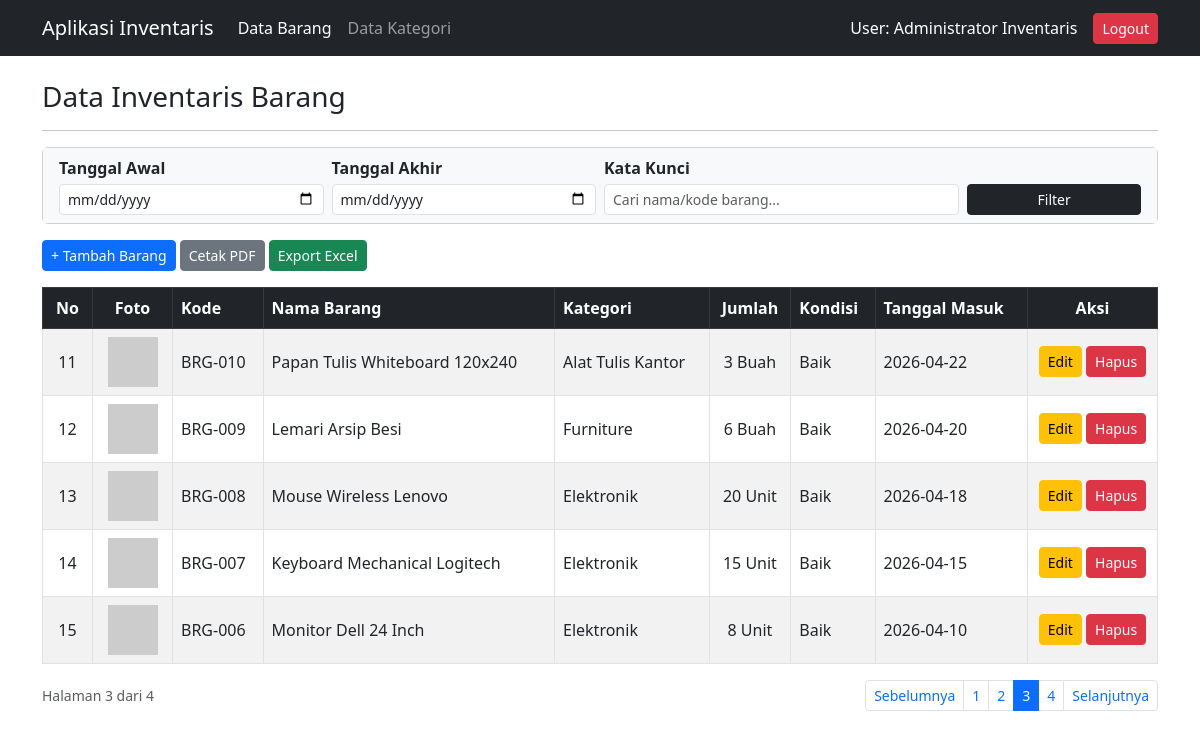
The page /index.php?halaman=3 (signed in) on the database its author committed.
### tables this page shows
CREATE TABLE IF NOT EXISTS `barang` (
  `id_barang` INT AUTO_INCREMENT PRIMARY KEY,
  `kode_barang` VARCHAR(30) NOT NULL UNIQUE,
  `nama_barang` VARCHAR(150) NOT NULL,
  `id_kategori` INT NOT NULL,
  `jumlah` INT NOT NULL DEFAULT 0,
  `satuan` VARCHAR(30) NOT NULL,
  `kondisi` ENUM('Baik', 'Rusak Ringan', 'Rusak Berat') NOT NULL DEFAULT 'Baik',
  `foto` VARCHAR(255) DEFAULT NULL,
  `tanggal_masuk` DATE NOT NULL,
  FOREIGN KEY (`id_kategori`) REFERENCES `kategori`(`id_kategori`) ON DELETE CASCADE ON UPDATE CASCADE
);

CREATE TABLE IF NOT EXISTS `kategori` (
  `id_kategori` INT AUTO_INCREMENT PRIMARY KEY,
  `nama_kategori` VARCHAR(100) NOT NULL,
  `keterangan` VARCHAR(255) DEFAULT NULL
);

### config/koneksi.php (called while the page is built, shortened)
<?php
function e($string) {
    return htmlspecialchars($string ?? '', ENT_QUOTES, 'UTF-8');
}
?>

### index.php (the view, shortened to what this page needs)
<?php
require_once 'config/koneksi.php';
$limit = 5;
$halaman = isset($_GET['halaman']) ? max(1, intval($_GET['halaman'])) : 1;
$offset = ($halaman - 1) * $limit;
$keyword = isset($_GET['cari']) ? trim($_GET['cari']) : '';
$tgl_awal = isset($_GET['tgl_awal']) ? trim($_GET['tgl_awal']) : '';
$tgl_akhir = isset($_GET['tgl_akhir']) ? trim($_GET['tgl_akhir']) : '';
$where = "WHERE 1=1";
$query_count = "SELECT COUNT(*) as total FROM barang b JOIN kategori k ON b.id_kategori = k.id_kategori $where";
$res_count = mysqli_query($koneksi, $query_count);
$total_data = mysqli_fetch_assoc($res_count)['total'];
$query = "SELECT b.*, k.nama_kategori
          FROM barang b
          JOIN kategori k ON b.id_kategori = k.id_kategori
          $where
          ORDER BY b.id_barang DESC
          LIMIT $limit OFFSET $offset";
$result_barang = mysqli_query($koneksi, $query);
$total_halaman = ceil($total_data / $limit);
$param_url = "";
?>
<!DOCTYPE html>
<html lang="id">
<head>
    <link href="https://cdn.jsdelivr.net/npm/bootstrap@5.3.0/dist/css/bootstrap.min.css" rel="stylesheet">
</head>
<body>
<nav class="navbar navbar-expand-lg navbar-dark bg-dark">
  <div class="container">
    <a class="navbar-brand" href="index.php">Aplikasi Inventaris</a>
    <div class="collapse navbar-collapse" id="navbarNav">
      <ul class="navbar-nav me-auto">
        <li class="nav-item">
          <a class="nav-link active" href="index.php">Data Barang</a>
        </li>
        <li class="nav-item">
          <a class="nav-link" href="kategori.php">Data Kategori</a>
        </li>
      </ul>
      <div class="d-flex align-items-center text-white">
        <span class="me-3">User: <?= e($_SESSION['nama_lengkap']); ?></span>
        <a href="logout.php" class="btn btn-danger btn-sm" onclick="return confirm('Yakin ingin logout?')">Logout</a>
      </div>
    </div>
  </div>
</nav>
<div class="container my-4">
    <h3>Data Inventaris Barang</h3>
    <hr>
    <div class="card mb-3">
        <div class="card-body py-2 bg-light">
            <form action="index.php" method="GET" class="row g-2 align-items-end">
                <div class="col-md-3">
                    <label class="form-label form-label-sm mb-1 fw-bold">Tanggal Awal</label>
                    <input type="date" name="tgl_awal" class="form-control form-control-sm" value="<?= e($tgl_awal); ?>">
                </div>
                <div class="col-md-3">
                    <label class="form-label form-label-sm mb-1 fw-bold">Tanggal Akhir</label>
                    <input type="date" name="tgl_akhir" class="form-control form-control-sm" value="<?= e($tgl_akhir); ?>">
                </div>
                <div class="col-md-4">
                    <label class="form-label form-label-sm mb-1 fw-bold">Kata Kunci</label>
                    <input type="text" name="cari" class="form-control form-control-sm" placeholder="Cari nama/kode barang..." value="<?= e($keyword); ?>">
                </div>
                <div class="col-md-2 d-flex gap-1">
                    <button type="submit" class="btn btn-dark btn-sm flex-fill">Filter</button>
                </div>
            </form>
        </div>
    </div>
    <div class="mb-3">
        <a href="barang_tambah.php" class="btn btn-primary btn-sm">+ Tambah Barang</a>
        <a href="export_pdf.php?<?= ltrim($param_url, '&'); ?>" target="_blank" class="btn btn-secondary btn-sm">Cetak PDF</a>
        <a href="export_excel.php?<?= ltrim($param_url, '&'); ?>" target="_blank" class="btn btn-success btn-sm">Export Excel</a>
    </div>
    <table class="table table-bordered table-striped align-middle">
        <thead class="table-dark">
            <tr>
                <th class="text-center" width="50">No</th>
                <th class="text-center" width="80">Foto</th>
                <th>Kode</th>
                <th>Nama Barang</th>
                <th>Kategori</th>
                <th class="text-center">Jumlah</th>
                <th>Kondisi</th>
                <th>Tanggal Masuk</th>
                <th class="text-center" width="130">Aksi</th>
            </tr>
        </thead>
        <tbody>
            <?php
            $no = $offset + 1;
            if (mysqli_num_rows($result_barang) > 0):
                while ($row = mysqli_fetch_assoc($result_barang)):
                    $foto_path = (!empty($row['foto']) && file_exists('uploads/' . $row['foto']))
                                ? 'uploads/' . $row['foto']
                                : 'https://via.placeholder.com/80?text=No+Img';
            ?>
            <tr>
                <td class="text-center"><?= $no++; ?></td>
                <td class="text-center">
                    <img src="<?= e($foto_path); ?>" alt="Foto" width="50" height="50" style="object-fit: cover;">
                </td>
                <td><?= e($row['kode_barang']); ?></td>
                <td><?= e($row['nama_barang']); ?></td>
                <td><?= e($row['nama_kategori']); ?></td>
                <td class="text-center"><?= e($row['jumlah']); ?> <?= e($row['satuan']); ?></td>
                <td><?= e($row['kondisi']); ?></td>
                <td><?= e($row['tanggal_masuk']); ?></td>
                <td class="text-center">
                    <a href="barang_edit.php?id=<?= $row['id_barang']; ?>" class="btn btn-warning btn-sm">Edit</a>
                    <a href="barang_hapus.php?id=<?= $row['id_barang']; ?>" class="btn btn-danger btn-sm" onclick="return confirm('Hapus data ini?')">Hapus</a>
                </td>
            </tr>
            <?php
                endwhile;
            else:
            ?>
            <tr>
                <td colspan="9" class="text-center">Data tidak ditemukan.</td>
            </tr>
            <?php endif; ?>
        </tbody>
    </table>
    <?php if ($total_halaman > 1): ?>
    <div class="d-flex justify-content-between align-items-center">
        <small class="text-muted">Halaman <?= $halaman; ?> dari <?= $total_halaman; ?></small>
        <ul class="pagination pagination-sm mb-0">
            <li class="page-item <?= ($halaman <= 1) ? 'disabled' : ''; ?>">
                <a class="page-link" href="index.php?halaman=<?= $halaman - 1; ?><?= $param_url; ?>">Sebelumnya</a>
            </li>
            <?php for ($i = 1; $i <= $total_halaman; $i++): ?>
                <li class="page-item <?= ($i == $halaman) ? 'active' : ''; ?>">
                    <a class="page-link" href="index.php?halaman=<?= $i; ?><?= $param_url; ?>"><?= $i; ?></a>
                </li>
            <?php endfor; ?>
            <li class="page-item <?= ($halaman >= $total_halaman) ? 'disabled' : ''; ?>">
                <a class="page-link" href="index.php?halaman=<?= $halaman + 1; ?><?= $param_url; ?>">Selanjutnya</a>
            </li>
        </ul>
    </div>
    <?php endif; ?>
</div>
</body>
</html>

### rows shown on the page
barang: kode_barang "BRG-010", nama_barang "Papan Tulis Whiteboard 120x240", id_kategori.nama_kategori "Alat Tulis Kantor", jumlah "3", satuan "Buah", kondisi "Baik", tanggal_masuk "2026-04-22"
barang: kode_barang "BRG-009", nama_barang "Lemari Arsip Besi", id_kategori.nama_kategori "Furniture", jumlah "6", satuan "Buah", kondisi "Baik", tanggal_masuk "2026-04-20"
barang: kode_barang "BRG-008", nama_barang "Mouse Wireless Lenovo", id_kategori.nama_kategori "Elektronik", jumlah "20", satuan "Unit", kondisi "Baik", tanggal_masuk "2026-04-18"
barang: kode_barang "BRG-007", nama_barang "Keyboard Mechanical Logitech", id_kategori.nama_kategori "Elektronik", jumlah "15", satuan "Unit", kondisi "Baik", tanggal_masuk "2026-04-15"
barang: kode_barang "BRG-006", nama_barang "Monitor Dell 24 Inch", id_kategori.nama_kategori "Elektronik", jumlah "8", satuan "Unit", kondisi "Baik", tanggal_masuk "2026-04-10"

### other values the page prints
$_SESSION['nama_lengkap'] "Administrator Inventaris"
$halaman "3"
$total_halaman "4"
